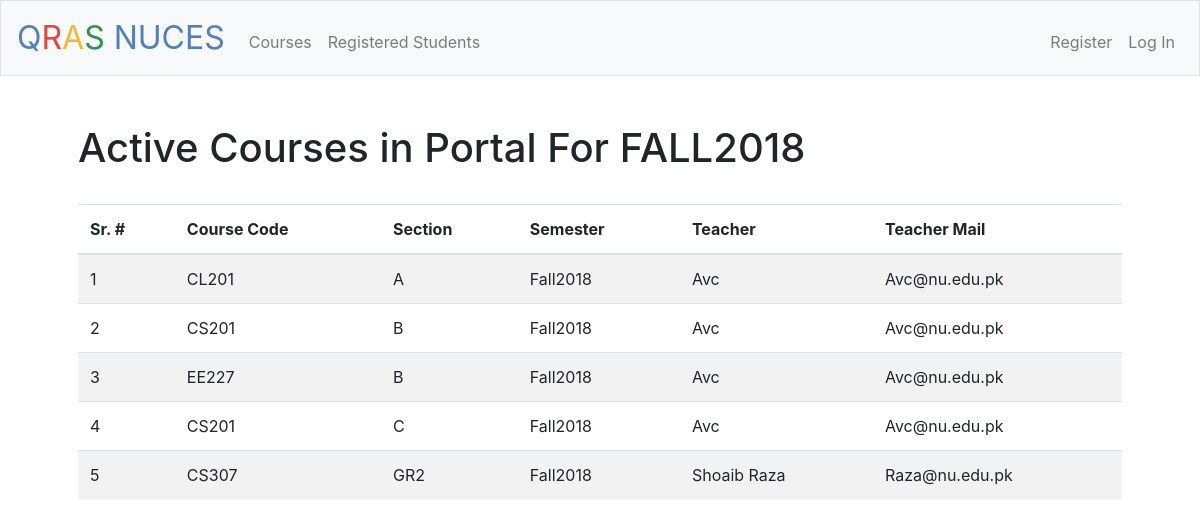
Page /active_courses on the earlier database version.
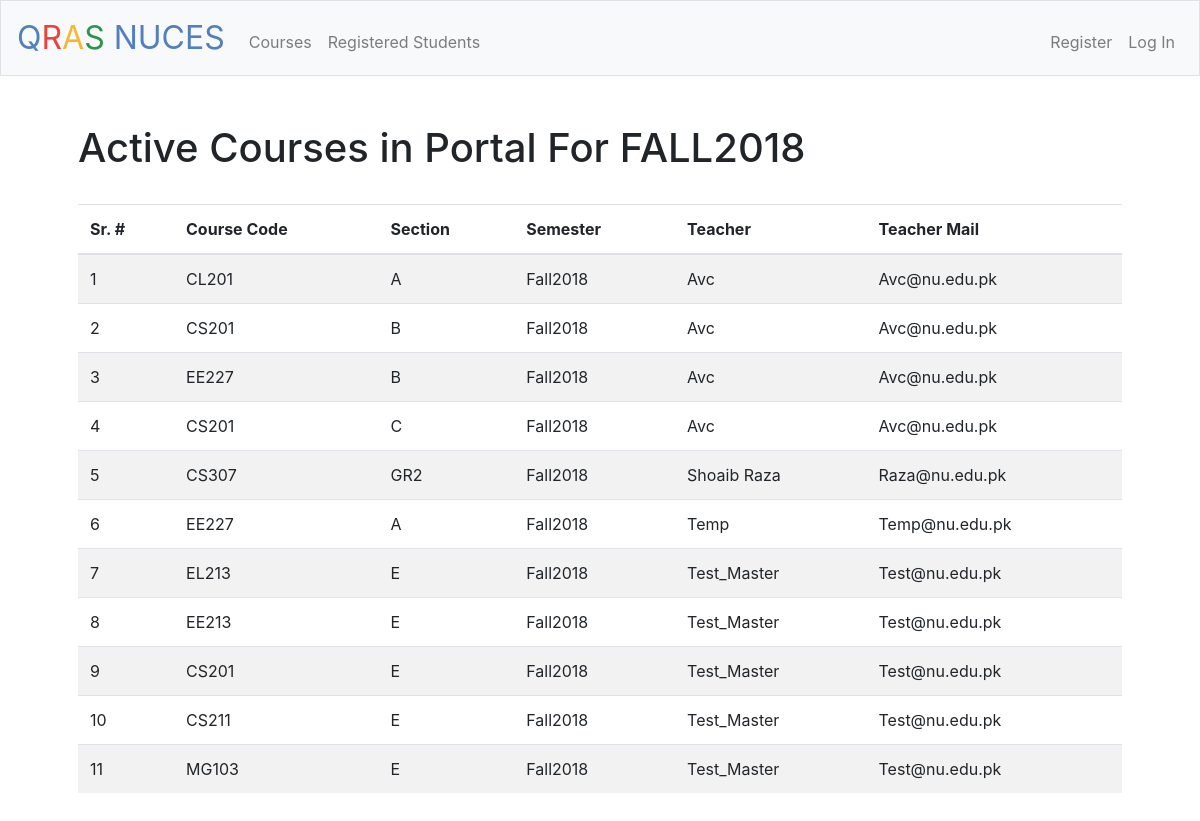
Same page on the later database version.
### tables this page shows
CREATE TABLE 'active_courses' ('id' integer PRIMARY KEY AUTOINCREMENT NOT NULL, 'course_code' text, 'section' text NOT NULL, 'semester' text NOT NULL, 'teacher'  text NOT NULL  , 'course_unique'  text NOT NULL  , 'teacher_mail' text);

### application.py (the view)
@app.route("/active_courses" ,methods=["GET"])
def active_cour():
    if request.method == "GET":
        active_courses = db.execute("SELECT * FROM active_courses")
        return render_template("active_courses.html",ac = active_courses)

### application.py (called while the page is built)
@app.after_request
def after_request(response):
    response.headers["Cache-Control"] = "no-cache, no-store, must-revalidate"
    response.headers["Expires"] = 0
    response.headers["Pragma"] = "no-cache"
    return response

### templates/active_courses.html (shortened to what this page needs)
{% extends "layout.html" %}
{% block main %}
<h1  align = "left"> Active Courses in Portal For FALL2018</h1>
<br>
<div class="table-responsive" class="card-body">
    <table class="table table-striped table-hover">
        {% if ac[0] %}
        <thead>
            <th>Sr. #</th>
            <th>Course Code</th>
            <th>Section</th>
            <th>Semester</th>
            <th>Teacher</th>
            <th>Teacher Mail</th>
        </thead>
        {% else %}
            <tr><td colspan = "6"><h2>No Course</h2></td></tr>
        {% endif %}
        <tbody>
            {%for i in ac%}
                {%if i%}
                    <tr>
                        <td>{{ac.index(i) + 1}}</td>
                        <td>{{i['course_code']}}</td>
                        <td>{{i['section']}}</td>
                        <td>{{i['semester']}}</td>
                        <td>{{i['teacher'].title()}}</td>
                        <td>{{i['teacher_mail'].capitalize()}}</td>
                    </tr>
                {% elif not i %}
                    <tr><td colspan = "6"><h2>No Course</h2></td></tr>
                {%endif%}
            {%endfor%}
        </tbody>
    </table>
</div>
{% endblock %}

### templates/layout.html (shortened to what this page needs)
<!DOCTYPE html>
<html lang="en">
    <head>
        <link href="https://maxcdn.bootstrapcdn.com/bootstrap/4.0.0-beta.2/css/bootstrap.min.css" rel="stylesheet"/>
        <link href="/static/styles.css" rel="stylesheet"/>
    </head>
    <body>
        <nav class="navbar navbar-expand-md navbar-light bg-light border">
            <a class="navbar-brand" href="/"><span class="blue">Q</span><span class="red">R</span><span class="yellow">A</span><span class="green">S</span> <span class="blue">NUCES</span></a>
            <div class="collapse navbar-collapse" id="navbar">
                {% if session.teacher_id %}
                    <ul class="navbar-nav mr-auto mt-2">
                        <li class="nav-item"><a class="nav-link" href="/teacher/view">Attendence</a></li>
                        <li class="nav-item"><a class="nav-link" href="/teacher/approve">Approve Students</a></li>
                        <li class="nav-item"><a class="nav-link" href="/active_courses">Courses</a></li>
                        <li class="nav-item"><a class="nav-link" href="/active_students">Registered Students</a></li>
                        <li class="nav-item"><a class="nav-link" href="/about">About</a></li>
                    </ul>
                    <ul class="navbar-nav ml-auto mt-2">
                        <li class="nav-item"><a class="nav-link" href="/logout">Log Out</a></li>
                    </ul>
                {% else %}
                    <ul class="navbar-nav mr-auto mt-2">
                        <li class="nav-item"><a class="nav-link" href="/active_courses">Courses</a></li>
                        <li class="nav-item"><a class="nav-link" href="/active_students">Registered Students</a></li>
                    </ul>
                    <ul class="navbar-nav ml-auto mt-2">
                        <li class="nav-item"><a class="nav-link" href="/register">Register</a></li>
                        <li class="nav-item"><a class="nav-link" href="/login">Log In</a></li>
                    </ul>
                {%endif %}
            </div>
        </nav>
        <main class="container p-5">
            {% block main %}{% endblock %}
        </main>
    </body>
</html>

### static/styles.css (style rules this page uses)
nav .navbar-brand { font-size: xx-large; }
nav .navbar-brand .blue { color: #537fbe; }
nav .navbar-brand .red { color: #ea433b; }
nav .navbar-brand .yellow { color: #f5b82e; }
nav .navbar-brand .green { color: #2e944b; }
main { overflow-x: auto; text-align: center; }
table { display: table; text-align: left; }

Differences in the rows shown:
added active_courses: ac "6", course_code "EE227", section "A", semester "Fall2018", teacher "Temp", teacher_mail "Temp@nu.edu.pk"
added active_courses: ac "7", course_code "EL213", section "E", semester "Fall2018", teacher "Test_Master", teacher_mail "Test@nu.edu.pk"
added active_courses: ac "8", course_code "EE213", section "E", semester "Fall2018", teacher "Test_Master", teacher_mail "Test@nu.edu.pk"
added active_courses: ac "9", course_code "CS201", section "E", semester "Fall2018", teacher "Test_Master", teacher_mail "Test@nu.edu.pk"
added active_courses: ac "10", course_code "CS211", section "E", semester "Fall2018", teacher "Test_Master", teacher_mail "Test@nu.edu.pk"
added active_courses: ac "11", course_code "MG103", section "E", semester "Fall2018", teacher "Test_Master", teacher_mail "Test@nu.edu.pk"
